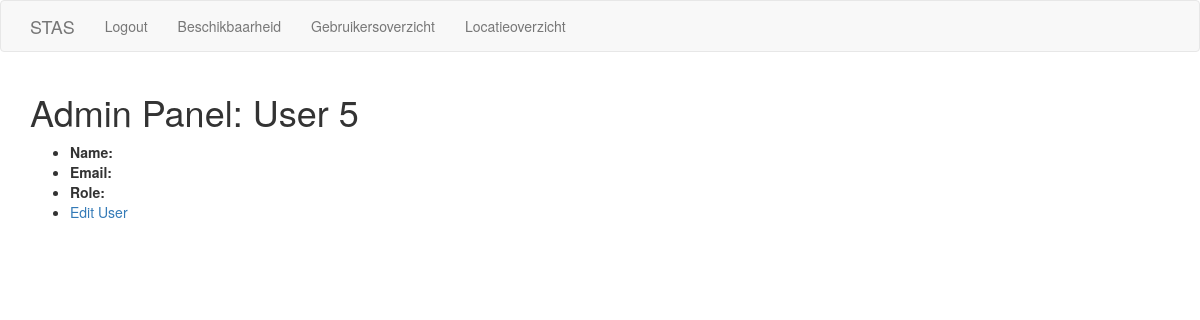
Page /admin/user/5 (signed in) on the earlier database version.
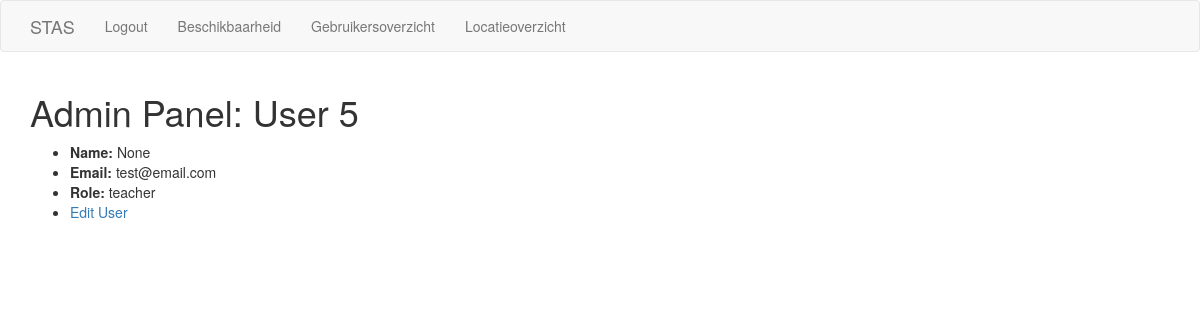
Same page on the later database version.
### app/models.py (models this page shows, shortened)
class User(UserMixin, db.Model):
    id = db.Column(db.Integer, primary_key=True)
    name = db.Column(db.String(128), index=True, unique=True)
    email = db.Column(db.String(128), index=True, unique=True)
    password_hash = db.Column(db.String(128))
    role = db.Column(db.String(128), index=True)
    checkins = db.relationship('Checkin', backref='User', lazy='dynamic')
    keys = db.relationship('Key', backref='User', lazy='dynamic')

### app/admin/routes.py (the view)
@bp.route('/admin/user/<user_id>', methods=['GET'])
@login_required
@admin_required
def user_overview(user_id):
    user = User.query.filter_by(id=user_id).first()
    return render_template(
        'admin/user_overview.html', user=user,
        title='Admin Panel: User ' + str(user_id)
    )

### app/admin/decorator.py (called while the page is built)
def admin_required(func):
    @wraps(func)
    def wrapper(*args, **kw):
        if not current_user.is_anonymous:
            if current_user.role == 'admin':
                return func(*args, **kw)
        else:
            if g.current_user.role == 'admin':
                return func(*args, **kw)
        abort(403)
    return wrapper

### app/models.py (called while the page is built)
@login_manager.user_loader
def load_user(id):
    return User.query.get(int(id))

### app/templates/admin/user_overview.html
{% extends "base.html" %}
{% block app_content %}
<div id="user">
  <ul>
    <li><strong>{{ 'Name' }}:</strong> {{ user.name }}</li>
    <li><strong>{{ 'Email' }}:</strong> {{ user.email }}</li>
    <li><strong>{{ 'Role' }}:</strong> {{ user.role }}</li>
    <li><a href="{{ url_for('main.index', user_id=user.id) }}">{{ 'Edit User' }}</a></li>
  </ul>
</div>
{% endblock %}

Differences in the rows shown:
added User: name "None", email "test@email.com", role "teacher"
